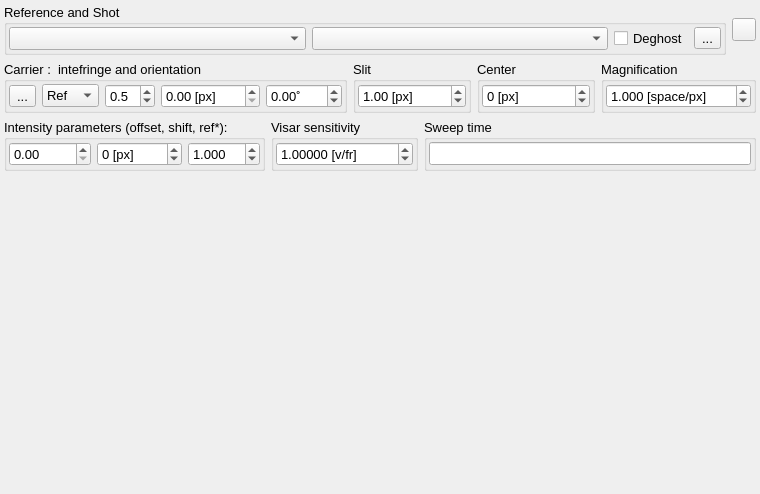
<?xml version="1.0" encoding="UTF-8"?>
<ui version="4.0">
 <class>VisarSettings</class>
 <widget class="QWidget" name="VisarSettings">
  <property name="geometry">
   <rect>
    <x>0</x>
    <y>0</y>
    <width>760</width>
    <height>494</height>
   </rect>
  </property>
  <property name="font">
   <font>
    <pointsize>10</pointsize>
   </font>
  </property>
  <property name="windowTitle">
   <string>Form</string>
  </property>
  <layout class="QVBoxLayout" name="verticalLayout" stretch="0,0,1">
   <property name="leftMargin">
    <number>4</number>
   </property>
   <property name="topMargin">
    <number>4</number>
   </property>
   <property name="rightMargin">
    <number>4</number>
   </property>
   <property name="bottomMargin">
    <number>4</number>
   </property>
   <item>
    <widget class="QWidget" name="widget_2" native="true">
     <layout class="QHBoxLayout" name="horizontalLayout">
      <property name="leftMargin">
       <number>0</number>
      </property>
      <property name="topMargin">
       <number>0</number>
      </property>
      <property name="rightMargin">
       <number>0</number>
      </property>
      <property name="bottomMargin">
       <number>0</number>
      </property>
      <item>
       <widget class="QWidget" name="widget" native="true">
        <layout class="QGridLayout" name="gridLayout_2">
         <property name="leftMargin">
          <number>0</number>
         </property>
         <property name="topMargin">
          <number>0</number>
         </property>
         <property name="rightMargin">
          <number>0</number>
         </property>
         <property name="bottomMargin">
          <number>0</number>
         </property>
         <item row="1" column="0">
          <widget class="QGroupBox" name="groupBox_5">
           <property name="font">
            <font>
             <pointsize>10</pointsize>
            </font>
           </property>
           <property name="title">
            <string>Carrier :  intefringe and orientation</string>
           </property>
           <layout class="QGridLayout" name="gridLayout_6" columnstretch="0,0,0,0,0">
            <property name="leftMargin">
             <number>2</number>
            </property>
            <property name="topMargin">
             <number>2</number>
            </property>
            <property name="rightMargin">
             <number>2</number>
            </property>
            <property name="bottomMargin">
             <number>2</number>
            </property>
            <item row="0" column="0">
             <widget class="QToolButton" name="guess">
              <property name="toolTip">
               <string>Calculate interfringe</string>
              </property>
              <property name="text">
               <string>...</string>
              </property>
              <property name="icon">
               <iconset resource="../Ghost_fringes/GhostFringes.qrc">
                <normaloff>:/icons/refresh2.png</normaloff>:/icons/refresh2.png</iconset>
              </property>
              <property name="neutrinoSave" stdset="0">
               <bool>true</bool>
              </property>
             </widget>
            </item>
            <item row="0" column="3">
             <widget class="QDoubleSpinBox" name="interfringe">
              <property name="toolTip">
               <string>Interfringe (px)</string>
              </property>
              <property name="suffix">
               <string> [px]</string>
              </property>
              <property name="maximum">
               <double>9999.989999999999782</double>
              </property>
              <property name="singleStep">
               <double>1.000000000000000</double>
              </property>
              <property name="neutrinoSave" stdset="0">
               <bool>true</bool>
              </property>
             </widget>
            </item>
            <item row="0" column="2">
             <widget class="QDoubleSpinBox" name="guessWeight">
              <property name="toolTip">
               <string>Frequency weight (&lt;0 for lower freq; &gt;0 for higher freq)</string>
              </property>
              <property name="decimals">
               <number>1</number>
              </property>
              <property name="minimum">
               <double>-9.900000000000000</double>
              </property>
              <property name="maximum">
               <double>9.900000000000000</double>
              </property>
              <property name="singleStep">
               <double>0.100000000000000</double>
              </property>
              <property name="value">
               <double>0.500000000000000</double>
              </property>
              <property name="neutrinoSave" stdset="0">
               <bool>true</bool>
              </property>
             </widget>
            </item>
            <item row="0" column="1">
             <widget class="QComboBox" name="carrierPhys">
              <property name="toolTip">
               <string>Image used to calculate interfringe</string>
              </property>
              <property name="neutrinoSave" stdset="0">
               <bool>true</bool>
              </property>
              <item>
               <property name="text">
                <string>Ref</string>
               </property>
              </item>
              <item>
               <property name="text">
                <string>Shot</string>
               </property>
              </item>
             </widget>
            </item>
            <item row="0" column="4">
             <widget class="QDoubleSpinBox" name="angle">
              <property name="toolTip">
               <string>Fringes orientation (0˚ means vertical)</string>
              </property>
              <property name="suffix">
               <string>˚</string>
              </property>
              <property name="minimum">
               <double>-360.000000000000000</double>
              </property>
              <property name="maximum">
               <double>360.000000000000000</double>
              </property>
              <property name="neutrinoSave" stdset="0">
               <bool>true</bool>
              </property>
             </widget>
            </item>
           </layout>
          </widget>
         </item>
         <item row="0" column="0" colspan="4">
          <widget class="QWidget" name="widget_3" native="true">
           <layout class="QHBoxLayout" name="horizontalLayout_3" stretch="0,0">
            <property name="leftMargin">
             <number>0</number>
            </property>
            <property name="topMargin">
             <number>0</number>
            </property>
            <property name="rightMargin">
             <number>0</number>
            </property>
            <property name="bottomMargin">
             <number>0</number>
            </property>
            <item>
             <widget class="QGroupBox" name="groupBox">
              <property name="font">
               <font>
                <pointsize>10</pointsize>
               </font>
              </property>
              <property name="title">
               <string>Reference and Shot</string>
              </property>
              <layout class="QGridLayout" name="gridLayout" columnstretch="1,1,0,0,0">
               <property name="leftMargin">
                <number>2</number>
               </property>
               <property name="topMargin">
                <number>2</number>
               </property>
               <property name="rightMargin">
                <number>2</number>
               </property>
               <property name="bottomMargin">
                <number>2</number>
               </property>
               <item row="0" column="0">
                <widget class="QComboBox" name="refImage">
                 <property name="toolTip">
                  <string>Reference image</string>
                 </property>
                 <property name="neutrinoImage" stdset="0">
                  <bool>true</bool>
                 </property>
                </widget>
               </item>
               <item row="0" column="1">
                <widget class="QComboBox" name="shotImage">
                 <property name="toolTip">
                  <string>Shot image</string>
                 </property>
                 <property name="neutrinoImage" stdset="0">
                  <bool>true</bool>
                 </property>
                </widget>
               </item>
               <item row="0" column="3">
                <widget class="QCheckBox" name="DeghostCheck">
                 <property name="text">
                  <string>Deghost</string>
                 </property>
                 <property name="neutrinoSave" stdset="0">
                  <bool>true</bool>
                 </property>
                </widget>
               </item>
               <item row="0" column="4">
                <widget class="QToolButton" name="Deghost">
                 <property name="text">
                  <string>...</string>
                 </property>
                 <property name="icon">
                  <iconset resource="../../../build-neutrinoMaster-Brew-Debug/src/qrc/icons.qrc">
                   <normaloff>:/icons/region.png</normaloff>:/icons/region.png</iconset>
                 </property>
                 <property name="checkable">
                  <bool>false</bool>
                 </property>
                </widget>
               </item>
              </layout>
             </widget>
            </item>
            <item>
             <widget class="QToolButton" name="doWaveButton">
              <property name="font">
               <font>
                <pointsize>10</pointsize>
               </font>
              </property>
              <property name="toolTip">
               <string>Do filter on this Visar</string>
              </property>
              <property name="text">
               <string/>
              </property>
              <property name="icon">
               <iconset resource="Visar.qrc">
                <normaloff>:/icons/refresh.png</normaloff>:/icons/refresh.png</iconset>
              </property>
              <property name="neutrinoSave" stdset="0">
               <bool>true</bool>
              </property>
             </widget>
            </item>
           </layout>
          </widget>
         </item>
         <item row="1" column="3">
          <widget class="QGroupBox" name="groupBox_8">
           <property name="font">
            <font>
             <pointsize>10</pointsize>
            </font>
           </property>
           <property name="title">
            <string>Magnification</string>
           </property>
           <layout class="QHBoxLayout" name="horizontalLayout_5">
            <property name="leftMargin">
             <number>2</number>
            </property>
            <property name="topMargin">
             <number>2</number>
            </property>
            <property name="rightMargin">
             <number>2</number>
            </property>
            <property name="bottomMargin">
             <number>2</number>
            </property>
            <item>
             <widget class="QDoubleSpinBox" name="magnification">
              <property name="font">
               <font>
                <pointsize>10</pointsize>
               </font>
              </property>
              <property name="toolTip">
               <string>Image magnification</string>
              </property>
              <property name="suffix">
               <string> [space/px]</string>
              </property>
              <property name="decimals">
               <number>3</number>
              </property>
              <property name="maximum">
               <double>9999.989999999999782</double>
              </property>
              <property name="value">
               <double>1.000000000000000</double>
              </property>
              <property name="neutrinoSave" stdset="0">
               <bool>true</bool>
              </property>
             </widget>
            </item>
           </layout>
          </widget>
         </item>
         <item row="1" column="2">
          <widget class="QGroupBox" name="groupBox_9">
           <property name="font">
            <font>
             <pointsize>10</pointsize>
            </font>
           </property>
           <property name="title">
            <string>Center</string>
           </property>
           <layout class="QHBoxLayout" name="horizontalLayout_6">
            <property name="leftMargin">
             <number>2</number>
            </property>
            <property name="topMargin">
             <number>2</number>
            </property>
            <property name="rightMargin">
             <number>2</number>
            </property>
            <property name="bottomMargin">
             <number>2</number>
            </property>
            <item>
             <widget class="QSpinBox" name="physOriginSpace">
              <property name="font">
               <font>
                <pointsize>10</pointsize>
               </font>
              </property>
              <property name="toolTip">
               <string>TCC central pixel</string>
              </property>
              <property name="suffix">
               <string> [px]</string>
              </property>
              <property name="minimum">
               <number>-99999</number>
              </property>
              <property name="maximum">
               <number>99999</number>
              </property>
              <property name="neutrinoSave" stdset="0">
               <bool>true</bool>
              </property>
             </widget>
            </item>
           </layout>
          </widget>
         </item>
         <item row="1" column="1">
          <widget class="QGroupBox" name="groupBox_4">
           <property name="font">
            <font>
             <pointsize>10</pointsize>
            </font>
           </property>
           <property name="toolTip">
            <string>Time resolution in pixel</string>
           </property>
           <property name="title">
            <string>Slit</string>
           </property>
           <layout class="QHBoxLayout" name="horizontalLayout_2">
            <property name="leftMargin">
             <number>2</number>
            </property>
            <property name="topMargin">
             <number>2</number>
            </property>
            <property name="rightMargin">
             <number>2</number>
            </property>
            <property name="bottomMargin">
             <number>2</number>
            </property>
            <item>
             <widget class="QDoubleSpinBox" name="resolution">
              <property name="toolTip">
               <string>Slit thickness (temporal convolution)</string>
              </property>
              <property name="suffix">
               <string> [px]</string>
              </property>
              <property name="value">
               <double>1.000000000000000</double>
              </property>
              <property name="neutrinoSave" stdset="0">
               <bool>true</bool>
              </property>
             </widget>
            </item>
           </layout>
          </widget>
         </item>
        </layout>
       </widget>
      </item>
     </layout>
    </widget>
   </item>
   <item>
    <widget class="QWidget" name="widget_4" native="true">
     <layout class="QHBoxLayout" name="horizontalLayout_8" stretch="0,0,1">
      <property name="leftMargin">
       <number>0</number>
      </property>
      <property name="topMargin">
       <number>0</number>
      </property>
      <property name="rightMargin">
       <number>0</number>
      </property>
      <property name="bottomMargin">
       <number>0</number>
      </property>
      <item>
       <widget class="QGroupBox" name="groupBox_2">
        <property name="font">
         <font>
          <pointsize>10</pointsize>
         </font>
        </property>
        <property name="title">
         <string>Intensity parameters (offset, shift, ref*): </string>
        </property>
        <layout class="QGridLayout" name="gridLayout_5">
         <property name="leftMargin">
          <number>2</number>
         </property>
         <property name="topMargin">
          <number>2</number>
         </property>
         <property name="rightMargin">
          <number>2</number>
         </property>
         <property name="bottomMargin">
          <number>2</number>
         </property>
         <item row="2" column="3">
          <widget class="QDoubleSpinBox" name="multRef">
           <property name="toolTip">
            <string>Reference intensity multiplication factor: Fix jitter between ref. and shot</string>
           </property>
           <property name="suffix">
            <string/>
           </property>
           <property name="decimals">
            <number>3</number>
           </property>
           <property name="minimum">
            <double>-99.989999999999995</double>
           </property>
           <property name="singleStep">
            <double>0.050000000000000</double>
           </property>
           <property name="value">
            <double>1.000000000000000</double>
           </property>
           <property name="neutrinoSave" stdset="0">
            <bool>true</bool>
           </property>
          </widget>
         </item>
         <item row="2" column="1">
          <widget class="QDoubleSpinBox" name="offRef">
           <property name="toolTip">
            <string>offset reference (dark value)</string>
           </property>
           <property name="maximum">
            <double>99999.000000000000000</double>
           </property>
           <property name="neutrinoSave" stdset="0">
            <bool>true</bool>
           </property>
          </widget>
         </item>
         <item row="2" column="2">
          <widget class="QSpinBox" name="intensityShift">
           <property name="toolTip">
            <string>Pixel time delay of intensity between probe and shot</string>
           </property>
           <property name="suffix">
            <string> [px]</string>
           </property>
           <property name="minimum">
            <number>-1000</number>
           </property>
           <property name="maximum">
            <number>1000</number>
           </property>
           <property name="neutrinoSave" stdset="0">
            <bool>true</bool>
           </property>
          </widget>
         </item>
        </layout>
       </widget>
      </item>
      <item>
       <widget class="QGroupBox" name="groupBox_7">
        <property name="font">
         <font>
          <pointsize>10</pointsize>
         </font>
        </property>
        <property name="title">
         <string>Visar sensitivity</string>
        </property>
        <layout class="QGridLayout" name="gridLayout_18">
         <property name="leftMargin">
          <number>2</number>
         </property>
         <property name="topMargin">
          <number>2</number>
         </property>
         <property name="rightMargin">
          <number>2</number>
         </property>
         <property name="bottomMargin">
          <number>2</number>
         </property>
         <item row="0" column="2">
          <widget class="QDoubleSpinBox" name="sensitivity">
           <property name="font">
            <font>
             <pointsize>10</pointsize>
            </font>
           </property>
           <property name="toolTip">
            <string>Visar sensitivity</string>
           </property>
           <property name="suffix">
            <string> [v/fr]</string>
           </property>
           <property name="decimals">
            <number>5</number>
           </property>
           <property name="minimum">
            <double>-10000.000000000000000</double>
           </property>
           <property name="maximum">
            <double>10000.000000000000000</double>
           </property>
           <property name="singleStep">
            <double>0.010000000000000</double>
           </property>
           <property name="value">
            <double>1.000000000000000</double>
           </property>
           <property name="neutrinoSave" stdset="0">
            <bool>true</bool>
           </property>
          </widget>
         </item>
        </layout>
       </widget>
      </item>
      <item>
       <widget class="QGroupBox" name="groupBox_6">
        <property name="font">
         <font>
          <pointsize>10</pointsize>
         </font>
        </property>
        <property name="title">
         <string>Sweep time</string>
        </property>
        <layout class="QGridLayout" name="gridLayout_4">
         <property name="leftMargin">
          <number>2</number>
         </property>
         <property name="topMargin">
          <number>2</number>
         </property>
         <property name="rightMargin">
          <number>2</number>
         </property>
         <property name="bottomMargin">
          <number>2</number>
         </property>
         <item row="0" column="0">
          <widget class="QLineEdit" name="physScale">
           <property name="font">
            <font>
             <pointsize>10</pointsize>
            </font>
           </property>
           <property name="toolTip">
            <string>&lt;html&gt;&lt;head/&gt;&lt;body&gt;&lt;p&gt;Sweep time: Hamamatsu polynomial expansion A1 A&lt;span style=&quot; vertical-align:sub;&quot;&gt;2&lt;/span&gt; A&lt;span style=&quot; vertical-align:sub;&quot;&gt;3&lt;/span&gt; ... A&lt;span style=&quot; vertical-align:sub;&quot;&gt;n&lt;/span&gt;&lt;/p&gt;&lt;p&gt;T(X)=A&lt;span style=&quot; vertical-align:sub;&quot;&gt;1&lt;/span&gt;X +A&lt;span style=&quot; vertical-align:sub;&quot;&gt;2&lt;/span&gt;X&lt;span style=&quot; vertical-align:super;&quot;&gt;2&lt;/span&gt;/2+A&lt;span style=&quot; vertical-align:sub;&quot;&gt;3&lt;/span&gt;X&lt;span style=&quot; vertical-align:super;&quot;&gt;3&lt;/span&gt;/3 ... A&lt;span style=&quot; vertical-align:sub;&quot;&gt;n&lt;/span&gt;X&lt;span style=&quot; vertical-align:super;&quot;&gt;n&lt;/span&gt;/n&lt;/p&gt;&lt;/body&gt;&lt;/html&gt;</string>
           </property>
           <property name="neutrinoSave" stdset="0">
            <bool>true</bool>
           </property>
          </widget>
         </item>
        </layout>
       </widget>
      </item>
     </layout>
    </widget>
   </item>
   <item>
    <widget class="VisarPhasePlot" name="plotPhaseIntensity" native="true">
     <property name="mouseTracking">
      <bool>true</bool>
     </property>
    </widget>
   </item>
  </layout>
 </widget>
 <customwidgets>
  <customwidget>
   <class>VisarPhasePlot</class>
   <extends>QWidget</extends>
   <header>Visar.h</header>
   <container>1</container>
  </customwidget>
 </customwidgets>
 <tabstops>
  <tabstop>refImage</tabstop>
  <tabstop>shotImage</tabstop>
  <tabstop>DeghostCheck</tabstop>
  <tabstop>Deghost</tabstop>
  <tabstop>doWaveButton</tabstop>
  <tabstop>guess</tabstop>
  <tabstop>carrierPhys</tabstop>
  <tabstop>guessWeight</tabstop>
  <tabstop>interfringe</tabstop>
  <tabstop>angle</tabstop>
  <tabstop>resolution</tabstop>
  <tabstop>physOriginSpace</tabstop>
  <tabstop>magnification</tabstop>
  <tabstop>offRef</tabstop>
  <tabstop>intensityShift</tabstop>
  <tabstop>multRef</tabstop>
  <tabstop>sensitivity</tabstop>
  <tabstop>physScale</tabstop>
 </tabstops>
 <resources>
  <include location="../Ghost_fringes/GhostFringes.qrc"/>
  <include location="Visar.qrc"/>
  <include location="../../../build-neutrinoMaster-Brew-Debug/src/qrc/icons.qrc"/>
 </resources>
 <connections/>
</ui>
